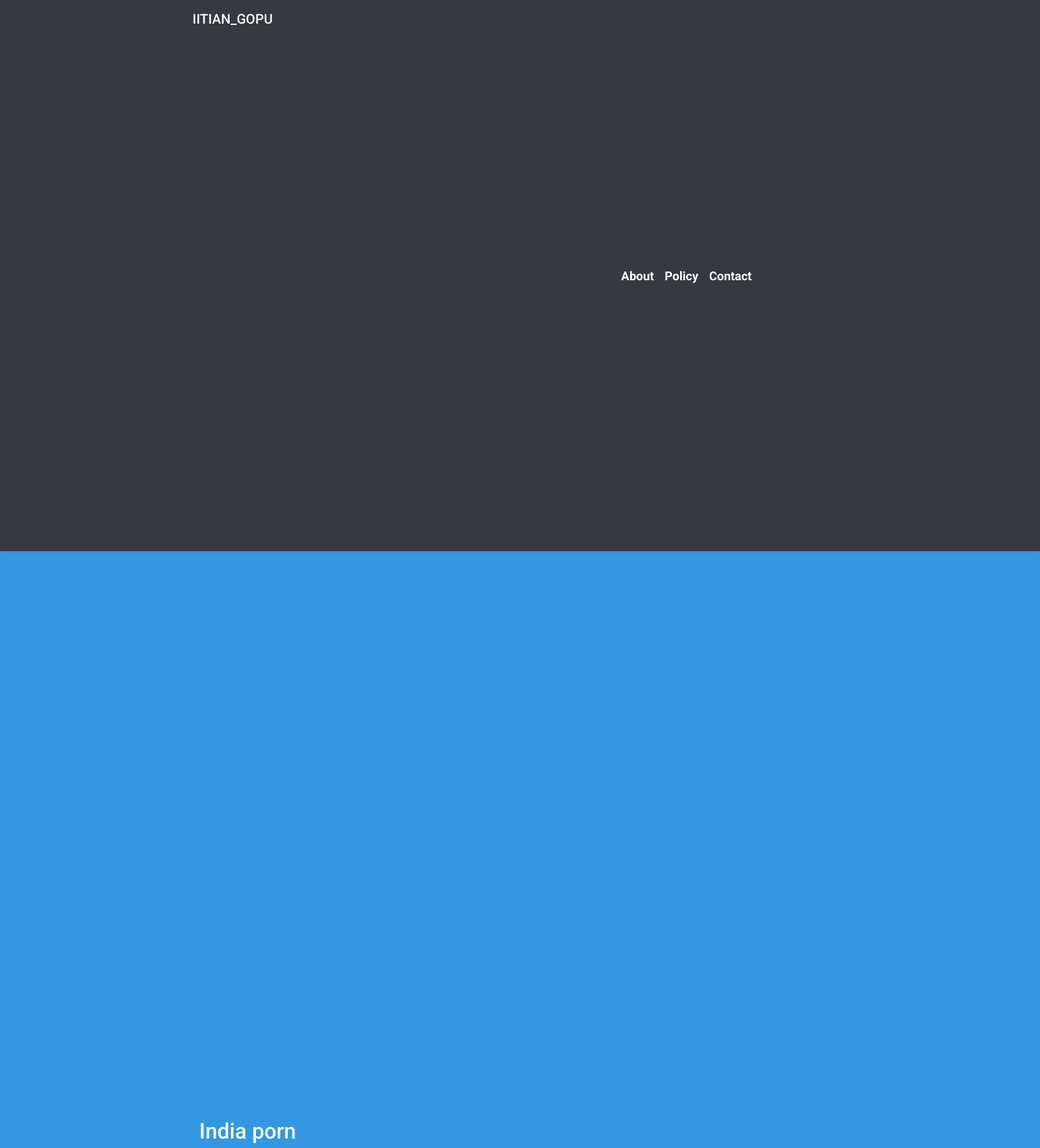
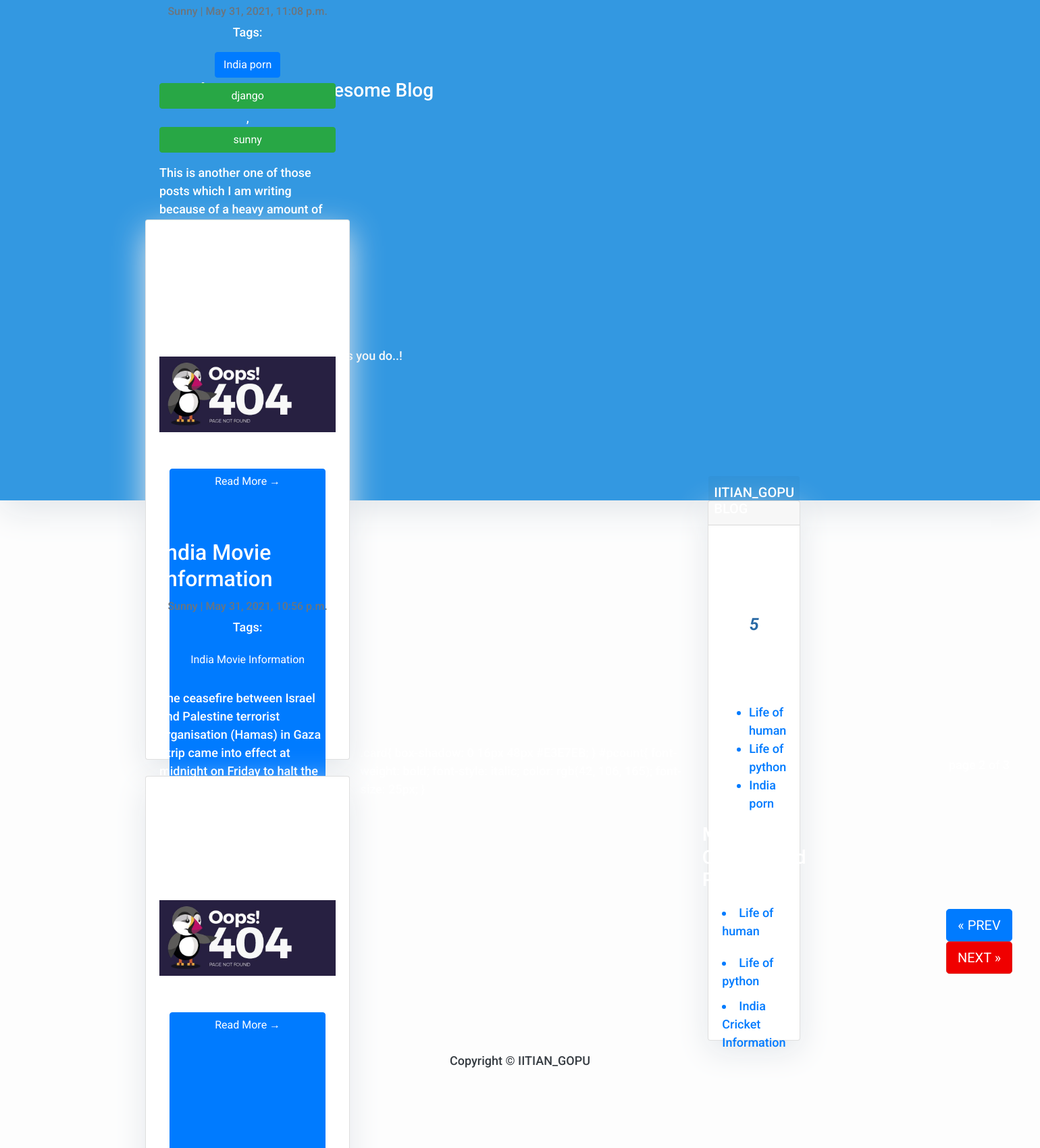
Screenshot of /?page=2 (upper part) with the database file from the repository (2 pictures, top to bottom).
### blogapp/models.py (models this page shows, shortened)
class Post(models.Model):
    status_choices=(('draft','Draft'),('published','Published'))
    title=models.CharField(max_length=100)
    slug=models.SlugField(max_length=264,unique_for_date='publish')
    author=models.ForeignKey(User,related_name='blog_posts',on_delete=models.CASCADE)
    body=models.TextField()
    publish=models.DateTimeField(default=timezone.now)
    created=models.DateTimeField(auto_now_add=True)
    updated=models.DateTimeField(auto_now=True)
    status=models.CharField(max_length=10,choices=status_choices,default='draft')
    image = models.ImageField(upload_to='images',)
    tags = TaggableManager()
    body=RichTextUploadingField()
    def get_absolute_url(self):
        return f"/{self.slug}/"
    class Meta:
        ordering=('-publish',)

### blogapp/views.py (the view)
# urls.py: path('', post_listview,name='home'),
def post_listview(request,tag_slug=None):
    post_list=Post.objects.all().filter(status='published')
    tag=None
    if tag_slug:
        tag=get_object_or_404(Tag,slug=tag_slug)
        post_list = post_list.filter(tags__in=[tag])
    paginator=Paginator(post_list,2)
    page_number=request.GET.get('page')
    try:
        post_list=paginator.page(page_number)
    except PageNotAnInteger:
        post_list=paginator.page(1)
    except EmptyPage:
        post_list=paginator.page(paginator.num_pages)
    return render(request,'blogapp/blog_list.html',{'post_list':post_list,'page': page_number,'tag':tag})

### blogapp/templatetags/blogapp_tags.py (called while the page is built)
@register.simple_tag
def total_posts():
    return Post.objects.count()

@register.inclusion_tag('blogapp/latest_post123.html')
def show_latest_posts(count=3):
    latst_posts=Post.objects.order_by('-publish')[:count]
    return {'latst_posts':latst_posts}

@register.simple_tag()
def get_most_commented_posts(count=3):
        return Post.objects.annotate(total_comments=Count('comments')).order_by('-total_comments')[:count]

### templates/blogapp/blog_list.html (shortened to what this page needs)
{% extends 'blogapp/base.html' %}
{% load static %}
{% block content %}
<header class="masthead">
    <div class="overlay"></div>
    <div class="container">
        <div class="row">
            <div class=" col-md-8 col-md-10 mx-auto">
                <div class="site-heading">
                    <h3 class=" site-heading my-4 mt-3 text-white"> Welcome to my awesome Blog </h3>
                    <p class="text-light">We Love Django As much as you do..! &nbsp
                    </p>
                </div>
            </div>
        </div>
    </div>
</header>
<div class="container" >
    <div class="row">
        <div class="col-md-8 mt-3 left">
            {% for post in post_list %}
            <div class="card mb-4">
                <div class="card-body">
                    <h2 class="card-title">{{ post.title }}</h2>
                    <p class="card-text text-muted h6">{{ post.author|title }} | {{ post.created}} </p>
                    <p class="tags">
                        Tags:<h2><a href="{{ post.get_absolute_url }}"" class="btn btn-primary" >{{ post.title }}</a></h2>
                        {% for tag in post.tags.all %}
                        <a href="{% url 'post_list_by_tag' tag.slug %}" class="btn btn-success">{{ tag.name }}</a>
                        {% endfor %}
                     </p>
                    <p class="card-text">{{ post.body|safe|striptags|truncatechars:300 }}</p>
                    <img src="{{ post.image.url}}" alt=""
                    width="600"
     height="300">
     <br ><br>
     <div class="container" align="center" >
                    <a href="{{post.get_absolute_url}}" class="btn btn-primary" >Read More &rarr;</a>
                </div>
                </div>
            </div>
            {% endfor %}
        </div>
        {% block sidebar %} {% include 'blogapp/sidebar.html' %} {% endblock sidebar %}
        <div class="container"  > {% include 'blogapp/pagination.html' with page=post_list %}</div>
    </div>
{% endblock content %}

### templates/blogapp/sidebar.html
{% load blogapp_tags %}
{% load static %}
{% block sidebar %}
<style>
        .card{
            box-shadow: 0 16px 48px #E3E7EB;
        }
        #pcount{
            font-weight: bold;
    font-style: italic;
    color: rgb(42, 106, 165);
    font-size: 25px;
        }
</style>
<div class="col-md-4 float-right ">
<div class="card my-4">
        <h5 class="card-header">IITIAN_GOPU BLOG</h5>
    <div class="card-body">
        <p class="card-text">Total number of posts upto today: <span id="pcount">{% total_posts %}</span> </p>
        <h3>Latest Posts:</h3>{% show_latest_posts %}
           <h3>Most Commented Posts:</h3>{% get_most_commented_posts as most_commented_posts %}
        {% for post in most_commented_posts %}
        <a href="{{post.get_absolute_url}}"  ><li>{{post.title}}</li></a>
        {% endfor %}
    </div>
</div>
</div>
{% endblock sidebar %}

### templates/blogapp/latest_post123.html
<ul>
    {% for post in latst_posts %}
    <a href="{{post.get_absolute_url}}"  ><li>{{post.title}}</li></a>
    {% endfor %}
</ul>

### static/css/blog.css (style rules this page uses)
#pcount { font-weight: bold; font-style: italic; color: rgb(42, 106, 165); }
* { box-sizing: 0; margin: 0; padding: 0; cursor: url("https://s3-us-west-2.amazonaws.com/s.cdpn.io/4424790/cursors-edge.png"), auto; }
body { background: linear-gradient(to right, white 50%, $seed 50%); font-family: "Roboto", sans-serif; font-size: 18px; font-weight: 500; line-height: 1.5; color: white; }

### templates/blogapp/base.html (style rules this page uses)
body { font-family: "Roboto", sans-serif; font-size: 17px; background-color: #fdfdfd; }
.masthead { background: #3398E1; height: auto; padding-bottom: 15px; box-shadow: 0 16px 48px #E3E7EB; padding-top: 10px; }

### templates/blogapp/blog_list.html (style rules this page uses)
body { font-family: "Roboto", sans-serif; font-size: 18px; background-color: #fdfdfd; }
.card { box-shadow: 0 16px 48px #E3E7EB; }

### templates/blogapp/sidebar.html (style rules this page uses)
.card { box-shadow: 0 16px 48px #E3E7EB; }
#pcount { font-weight: bold; font-style: italic; color: rgb(42, 106, 165); font-size: 25px; }

### rows the page displays
Post: title "India porn", body "This is another one of those posts which I am writing because of a heavy amount of search queries. “Pornography rules in India”, are there any? If you ask a straightforward question, the answer is no. The reason so many people (not just youngsters) want an answer to this question is bec…", image (picture)
Tag: name "django"
Tag: name "sunny"
Post: title "India Movie Information", author "Sunny", created "May 31, 2021, 10:56 p.m.", body "The ceasefire between Israel and Palestine terrorist organisation (Hamas) in Gaza Strip came into effect at midnight on Friday to halt the 11-day old conflict in Gaza Strip after killing many people and losing the properties. This truce signals an end to the immediate bloodshed but has created a va…", image (picture)
Post: title "Life of human"
Post: title "Life of python"
Post: title "India Cricket Information"
